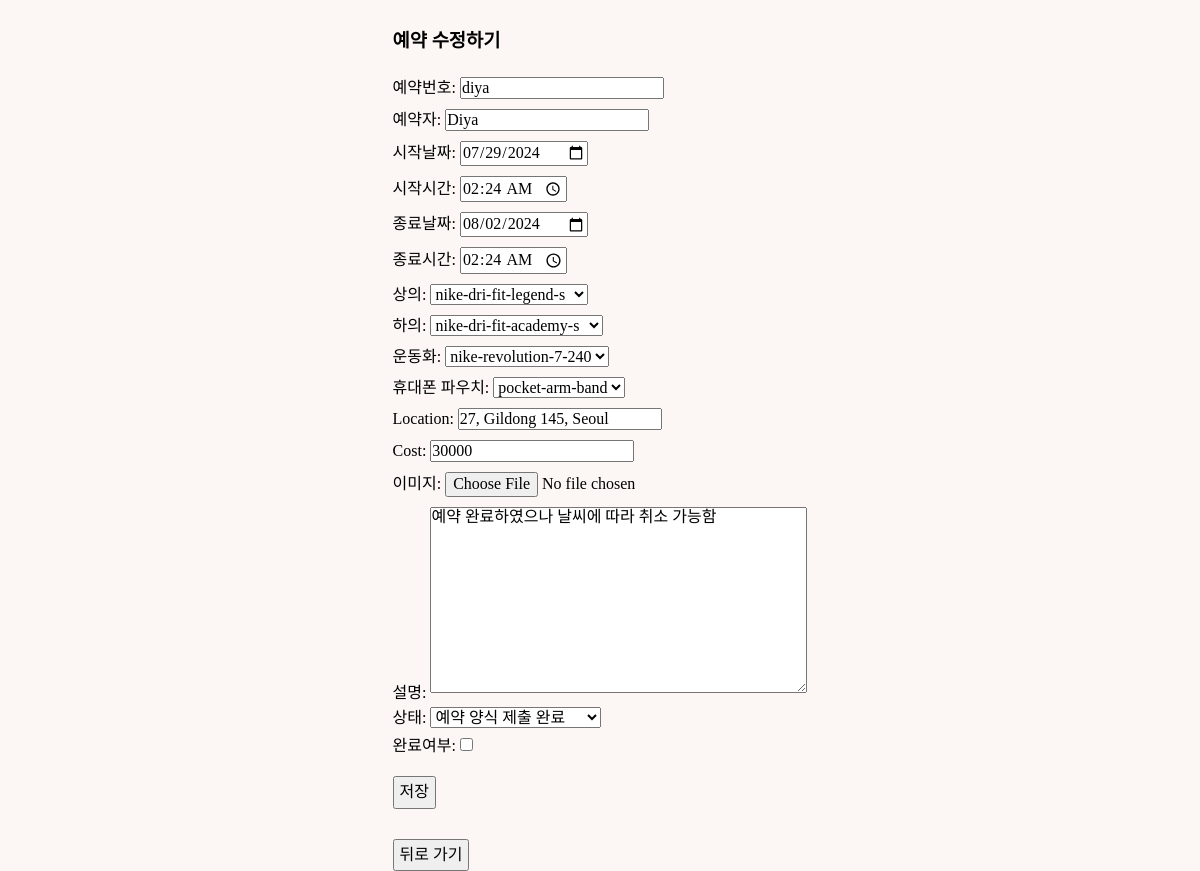
/sterna/update/diya (signed in), run on the app's committed database.
### reservation/models.py (models this page shows, shortened)
class Reservation(models.Model):
    STATUS_CHOICE = [
        ('ST1','예약 양식 제출 완료'),
        ('ST2','예약 완료 및 결제 대기'),
        ('ST3','결제 완료'),
        ('ST4','배송 중'),
        ('ST5','배송 완료'),
        ('ST6','반납 완료'),
        ('ST7','입고 완료')
    ]
    reserv_id = models.CharField(max_length=20, primary_key=True)
    client = models.CharField(max_length=20)
    start_date = models.DateField()
    start_time = models.TimeField(blank=True, default=timezone.now)
    end_date = models.DateField()
    end_time = models.TimeField(blank=True, default=timezone.now)
    top = models.ForeignKey(Item, on_delete=models.CASCADE, limit_choices_to={'category':'top'}, related_name="topName", blank=True, null=True)
    bottom = models.ForeignKey(Item, on_delete=models.CASCADE, limit_choices_to={'category':'bottom'}, related_name="bottomName", blank=True, null=True)
    shoes = models.ForeignKey(Item, on_delete=models.CASCADE, limit_choices_to={'category':'shoes'}, related_name="shoesName", blank=True, null=True)
    bag = models.ForeignKey(Item, on_delete=models.CASCADE, limit_choices_to={'category':'bag'}, related_name="bagName", blank=True, null=True)
    image = models.ImageField(upload_to="", blank=True)
    desc = models.TextField(blank=True, default="-")
    status = models.CharField(
        max_length=3,
        choices=STATUS_CHOICE,
        default='ST1',
    )
    completed = models.BooleanField(default=False)
    cost = models.IntegerField(default=0)
    location = models.CharField(max_length=50, blank=False)

### reservation/views.py (the view)
# urls.py: path('sterna/update/<str:pk>', views.update, name='update'),
@login_required(login_url='users:login')
def update(request, pk):
    reservation = get_object_or_404(Reservation, pk=pk)
    files = request.FILES
    form = ReservationForm(request.POST, request.FILES, instance=reservation)
    if request.method == "POST":
        if form.is_valid():
            reservation = form.save(commit=False)
            reservation.save()
            return redirect('reservation:data')
        else:
            return redirect('reservation:data')
    else:
        form = ReservationForm(instance=reservation)
        return render(request, 'admin/edit.html', {'form': form})

### reservation/models.py (called while the page is built)
    def __str__(self):
        return self.model_num

### templates/admin/edit.html (shortened to what this page needs)
{% load static %}
<!DOCTYPE html>
<html lang="en">
  <head>
    <link rel="stylesheet" type="text/css" href="{% static 'css/sterna.css' %}"/>
    <link rel="stylesheet" type="text/css" href="{% static 'css/normalize.css' %}"/>
    <link href="https://cdnjs.cloudflare.com/ajax/libs/bootstrap-datetimepicker/3.0.0/css/bootstrap-datetimepicker.min.css" rel="stylesheet"/>
  </head>
  <body>
    <div class="tocenter" style="margin:30px 0 0 0">
      <div style="max-width:100%;">
        <h3 style="margin:0 0 20px 0;">예약 수정하기</h3>
        <form method="POST" enctype="multipart/form-data">
          {{ form.as_p }}
          <button style="margin-top:20px; padding: 5px;" type="submit">
            저장
          </button>
        </form>
        <div style="height:30px;"></div>
        <div>
          <a href="{% url "reservation:data" %}">
            <button style="padding: 5px;">뒤로 가기</button>
          </a>
        </div>
      </div>
    </div>
  </body>
</html>

### static/css/sterna.css (style rules this page uses)
:root { --sterun-primary-color: #FFF100; --sterun-secondary-color: #3A3A3A; --sterun-white-color: #FCF6F5; --sterun-black-color: #1d1d1d; --sterun-grey-color: #E8E8E8; }
* { margin: 0; padding: 0; font-family: "SCDream"; z-index:100; }
html, body { background-color: var(--sterun-white-color); margin-top: 100px; min-height: 100%; margin: 0; }
a { color: var(--sterun-black-color); text-decoration: none; }
.tocenter { display: flex; flex-direction: column; align-items: center; width:100%; }
.form-control { margin:5px 0 5px 0; }

### data on the page
Reservation: reserv_id "diya", client "Diya", start_date "07/29/2024", start_time "02:24", end_date "08/02/2024", end_time "02:24", top "nike-dri-fit-legend-s", bottom "nike-dri-fit-academy-s", shoes "nike-revolution-7-240", bag "pocket-arm-band", location "27, Gildong 145, Seoul", cost "30000", desc "예약 완료하였으나 날씨에 따라 취소 가능함", status "예약 양식 제출 완료"
